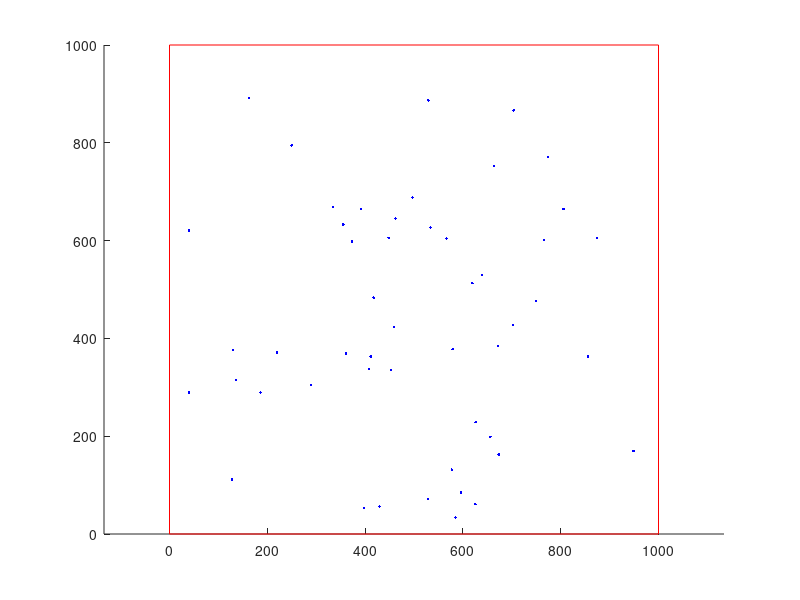

Here is the MATLAB script that generated this plot: (Note: this script raises an error after producing the figure.)
function X = generateCrowd(sideLength, nPax, minDist, nIter)
% JOS COMMENT
if ~nargin
  sideLength = 1000; % <-- Choose length of square sides
  nPax = 50; % <-- Choose number of points
  minDist = 100;
  nIter = 500;
end

x0 = sideLength/2; y0 = sideLength/2; % <-- Choose center of square


% Generate 2D epanechnikov-distribution
X = [x0,y0] + (sin(asin(2*rand(nPax,2)-1)/3))*sideLength;

XYR = [x0,y0]+[[-1;1;1;-1;-1],[-1;-1;1;1;-1]]*sideLength/2;
XB = interp1((0:4)'*sideLength,XYR,linspace(0,4*sideLength,200));
XB(end,:) = [];

% Repulsion of seeds to avoid them to be too close to each other
nPax = size(X,1);
Xmin = [x0-sideLength/2,y0-sideLength/2];
Xmax = [x0+sideLength/2,y0+sideLength/2];

% Point on boundary
XR = x0+[-1,1,1,-1,-1]*sideLength/2;
YR = y0+[-1,-1,1,1,-1]*sideLength/2;

cla;
hold on
plot(XR,YR,'r-');
h = plot(X(:,1),X(:,2),'b.');
axis equal

d2min = minDist*minDist;
beta = 0.5;
for k = 1:nIter
  XALL = [X; XB];
  DT = delaunayTriangulation(XALL);
  T = DT.ConnectivityList;
  containX = ismember(T,1:nPax);
  b = any(containX,2);
  TX = T(b,:);
  [r,i0] = find(containX(b,:));
  i = mod(i0+(-1:1),3)+1;
  i = TX(r + (i-1)*size(TX,1));
  T = accumarray([i(:,1);i(:,1)],[i(:,2);i(:,3)],[nPax 1],@(x) {x});
  maxd2 = 0;
  R = zeros(nPax,2);
  move = false(nPax,1);
  for i=1:nPax
    Ti = T{i};
    P = X(i,:) - XALL(Ti,:);
    nP2 = sum(P.^2,2);
    if any(nP2<2*d2min)
      move(i) = true;
      move(Ti(Ti<=nPax)) = true;
    end
    maxd2 = maxd2 + mean(nP2);
    b = Ti > nPax;
    nP2(b) = nP2(b)*5; % reduce repulsion from each point of the border
    R(i,:) = sum(P./max((nP2-d2min),1e-3),1);
  end
  if ~any(move)
    break
  end
  if k==1
    v0 = (sideLength*5e-3)/sqrt(maxd2/nPax);
  end
  R = R(move,:);
  v = v0/sqrt(max(sum(R.^2,2)));
  X(move,:) = X(move,:) + v*R;

  % Project back if points falling outside the rectangle
  X = min(max(X,Xmin),Xmax);

  set(h,'XData',X(:,1),'YData',X(:,2));
%   pause(0.01);
end

theta = linspace(0,2*pi,65);
xc = minDist/2*sin(theta);
yc = minDist/2*cos(theta);
% plot circles of diameter dmin around random points
for i=1:nPax
  plot(X(i,1)+xc,X(i,2)+yc,'k');
end
